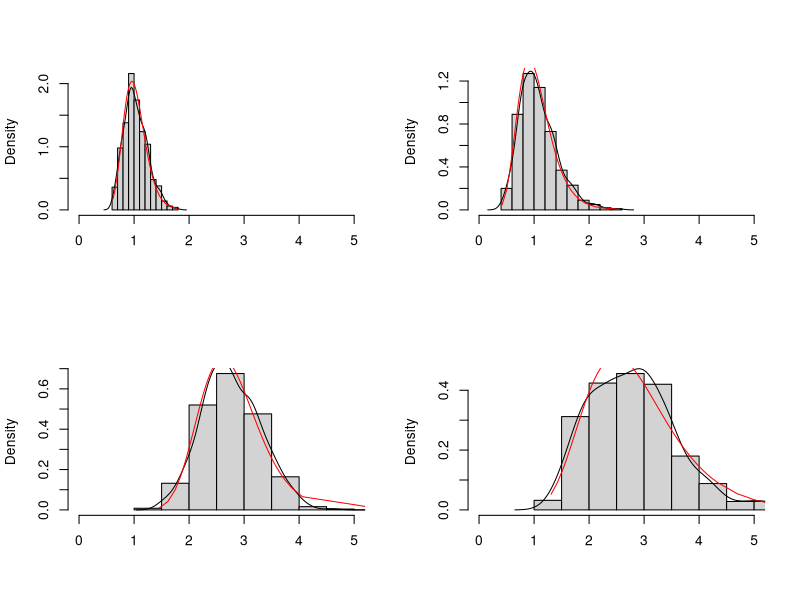
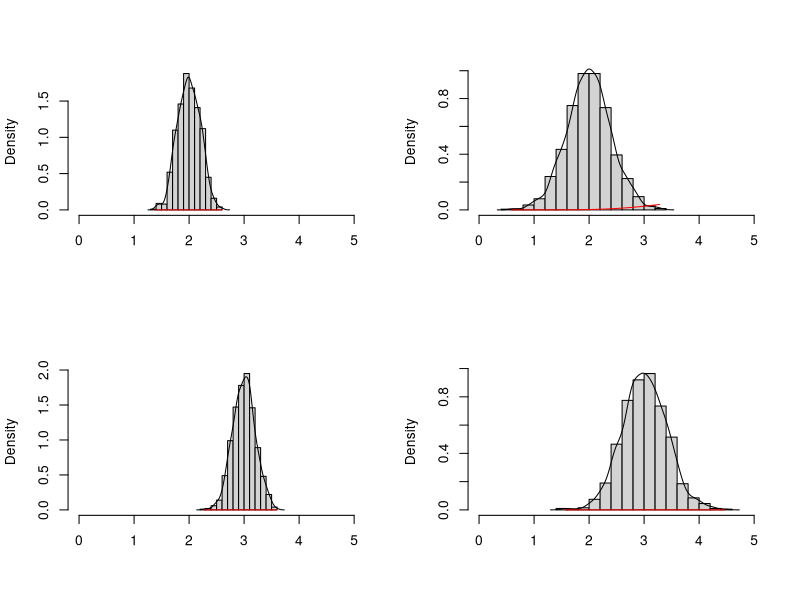
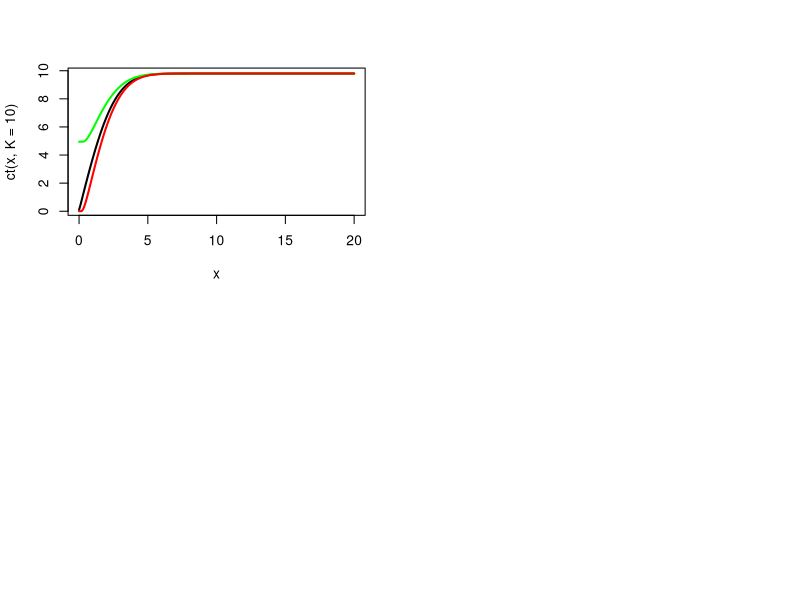

These charts were generated, in order, by the following R code:
## ---- chunk 1
knitr::opts_chunk$set(echo = TRUE)
## ---- chunk 2
myplot = function(m, s, n = 500)
{
  
  r = rlnorm(n,m,s) 
  q = quantile(r,seq(0,1,0.01))
  p = dlnorm(q,m,s) 
  
  
  hist(r, freq = F, main = "", xlab = "", xlim = c(0,5))
  lines(density(r), main = "", xlab = "")
  lines(x = q, y = p, col = "red")
}

par(mfrow = c(2,2))

myplot(m = 0, s = 0.2)
myplot(m = 0, s = 0.3)
myplot(m = 1, s = 0.2)
myplot(m = 1, s = 0.3)


## ---- chunk 3
myplot = function(m, s, n = 500)
{
  
  r = rnorm(n,m,s) 
  q = quantile(r,seq(0,1,0.01))
  p = dlnorm(q,m,s) 
  
  
  hist(r, freq = F, main = "", xlab = "", xlim = c(0,5))
  lines(density(r), main = "", xlab = "")
  lines(x = q, y = p, col = "red")
}

par(mfrow = c(2,2))

myplot(m = 2, s = 0.2, n=1000)
myplot(m = 2, s = 0.4, n=1000)
myplot(m = 3, s = 0.2, n=1000)
myplot(m = 3, s = 0.4, n=1000)

## ---- chunk 4
callprice <- function(xt = 10, K = 10, t = 0, T = 1, R = 0.03, eta = 0.02, sigma = 0.4) {
  
  d1 <- (log(xt/K) + (R - eta + 0.5*sigma^2)*(T-t)) / (sigma*sqrt(T-t))
  d2 <- d1 - sigma*sqrt(T-t)
  
  N1 <- pnorm(d1)
  N2 <- pnorm(d2)
  
  call_price <- xt*exp(-eta*(T-t))*N1 - K*exp(-R*(T-t))*N2
  
  return(call_price)
  
}

ct = function(x,K)
{
  callprice(sigma = x, K = K)
}

curve(ct(x,K = 10), from = 0, to = 20, n = 200, lwd=2)
curve(ct(x,K = 5), from = 0, to = 20, n = 200, add = T, col = "green", lwd=2)
curve(ct(x,K = 15), from = 0, to = 20, n = 200, add = T, col = "red", lwd=2)
